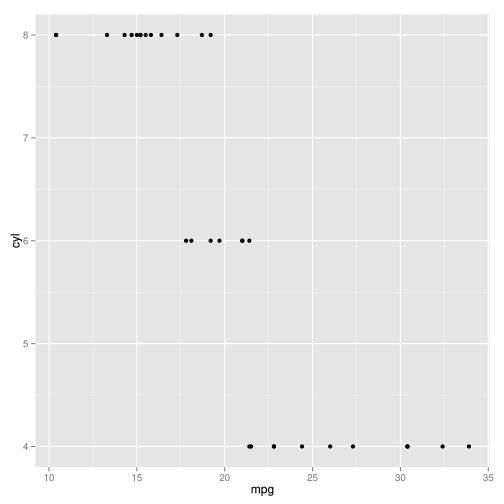

The script that drew this image:
# Run from jython started from run.sh
# ie ./jython.sh qplot_example.py

import org.rosuda.JRI.Rengine as Rengine

if __name__ == "__main__":
  reng = Rengine(["--vanilla"], False, None)
  # set up R library environment
  reng.eval('library(ggplot2)') # for qplot
  reng.eval('library(gridSVG)') # for SVG annotation and export to SVG
  reng.eval('library(XML)') # for converting SVG DOM to a String via saveXML
  # plot
  reng.eval('print(qplot(mpg,cyl,data=mtcars))')
  # now export to SVG
  reng.eval('sv<-grid.export("")')
  # and extract the SVG as a string
  svg=reng.eval('saveXML(sv$svg)').asString()
  # write the SVG to file
  fid=open('qplot_example.svg','w')
  fid.writelines(svg)
  fid.close()
